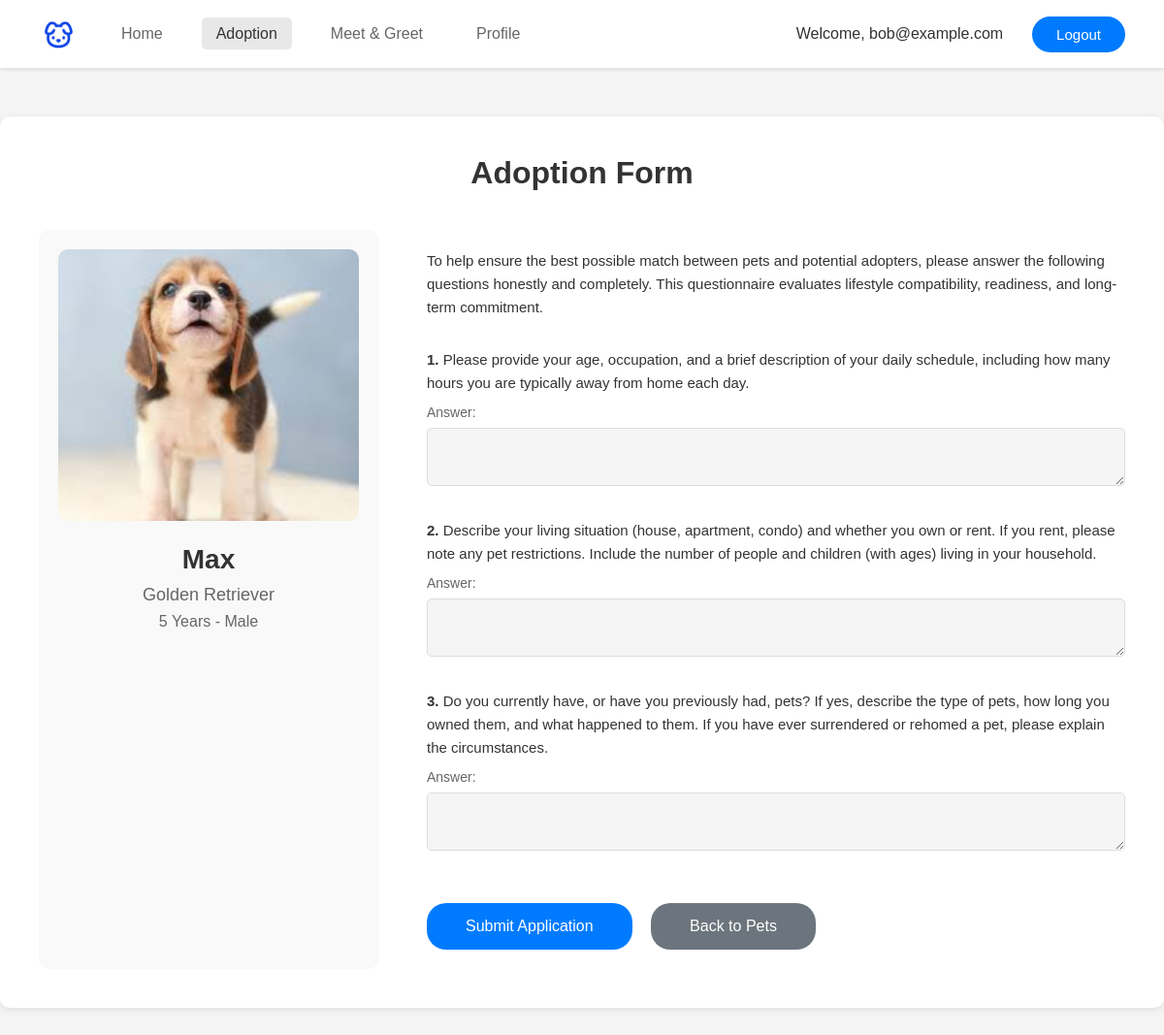
The page /PetAdoption/user/adoptPet.php?pet_id=1 (signed in) on the database its author committed.
### tables this page shows
CREATE TABLE Pets (
    Pet_id INT PRIMARY KEY AUTO_INCREMENT,
    Shelter_id INT,
    Species VARCHAR(100),
    Breed VARCHAR(100),
    Gender ENUM('Male', 'Female'),
    Pet_Name VARCHAR(100),
    DateOfBirth DATE,
    Color VARCHAR(50),
    Status ENUM('Available', 'Adopted', 'Pending', 'Medical Care') DEFAULT 'Available',
    Housed_at VARCHAR(255),
    FOREIGN KEY (Shelter_id) REFERENCES Shelter(Shelter_id) ON DELETE SET NULL
);

### PetAdoption/user/adoptPet.php (the view, shortened to what this page needs)
<?php
require_once '../config.php';
$pet_id = isset($_GET['pet_id']) ? intval($_GET['pet_id']) : 0;
$sql = "SELECT * FROM Pets WHERE Pet_id = ?";
$stmt = $conn->prepare($sql);
$stmt->bind_param("i", $pet_id);
$stmt->execute();
$pet = $stmt->get_result()->fetch_assoc();
?>
<!DOCTYPE html>
<html lang="en">
<head>
    <link rel="stylesheet" href="../css/style.css">
    <link rel="stylesheet" href="../css/adoptPet.css">
</head>
<body>
    <nav>
        <div class="nav-left">
            <div class="logo">
                <img src="../Image/PetLogo.png" alt="Pet Adoption Logo">
            </div>
            <ul class="nav-links">
                <li><a href="index.php">Home</a></li>
                <li><a href="pet.php" class="active">Adoption</a></li>
                <li><a href="shelter.php">Meet & Greet</a></li>
                <li><a href="profile.php">Profile</a></li>
            </ul>
        </div>
        <div class="nav-right">
            <span style="color: #333; margin-right: 15px;">Welcome, <?php echo htmlspecialchars($_SESSION['email']); ?></span>
            <a href="logout.php" class="btn btn-login">Logout</a>
        </div>
    </nav>
    <div class="adoption-container">
        <h1 class="adoption-form-title">Adoption Form</h1>
        <div class="adoption-content">
            <div class="pet-info">
                <img src="../Image/<?php echo htmlspecialchars($pet['Species']); ?>s/<?php echo strtolower($pet['Species']); ?>01.jpg" alt="<?php echo htmlspecialchars($pet['Pet_Name']); ?>" onerror="this.src='../Image/pet-placeholder.jpg'">
                <h2><?php echo htmlspecialchars($pet['Pet_Name']); ?></h2>
                <p class="breed"><?php echo htmlspecialchars($pet['Breed']); ?></p>
                <p class="details">
                    <?php
                    if($pet['DateOfBirth']) {
                        $age = date_diff(date_create($pet['DateOfBirth']), date_create('now'))->y;
                        echo $age . ' Year' . ($age != 1 ? 's' : '');
                    }
                    ?> - <?php echo htmlspecialchars($pet['Gender']); ?>
                </p>
            </div>
            <div class="form-section">
                <p class="form-intro">
                    To help ensure the best possible match between pets and potential adopters, please answer the following questions honestly and completely. This questionnaire evaluates lifestyle compatibility, readiness, and long-term commitment.
                </p>
                <form id="adoptionForm" method="POST" action="adoptPet.php?pet_id=<?php echo $pet_id; ?>">
                    <div class="question">
                        <p class="question-text">
                            <strong>1.</strong> Please provide your age, occupation, and a brief description of your daily schedule, including how many hours you are typically away from home each day.
                        </p>
                        <label class="question-label">Answer:</label>
                        <textarea class="answer-input" name="question1" required></textarea>
                    </div>
                    <div class="question">
                        <p class="question-text">
                            <strong>2.</strong> Describe your living situation (house, apartment, condo) and whether you own or rent. If you rent, please note any pet restrictions. Include the number of people and children (with ages) living in your household.
                        </p>
                        <label class="question-label">Answer:</label>
                        <textarea class="answer-input" name="question2" required></textarea>
                    </div>
                    <div class="question">
                        <p class="question-text">
                            <strong>3.</strong> Do you currently have, or have you previously had, pets? If yes, describe the type of pets, how long you owned them, and what happened to them. If you have ever surrendered or rehomed a pet, please explain the circumstances.
                        </p>
                        <label class="question-label">Answer:</label>
                        <textarea class="answer-input" name="question3" required></textarea>
                    </div>
                    <button type="submit" class="submit-btn">Submit Application</button>
                    <button type="button" class="back-btn" onclick="window.location.href='pet.php'">Back to Pets</button>
                </form>
            </div>
        </div>
    </div>
</body>
</html>

### PetAdoption/css/style.css (style rules this page uses)
* { margin: 0; padding: 0; box-sizing: border-box; }
body { font-family: Arial, sans-serif; background-color: #f5f5f5; }
nav { background-color: #ffffff; box-shadow: 0 2px 4px rgba(0, 0, 0, 0.1); padding: 15px 40px; display: flex; justify-content: space-between; align-items: center; }
.nav-left { display: flex; align-items: center; gap: 30px; }
.logo { display: flex; align-items: center; gap: 10px; }
.logo img { height: 40px; width: auto; }
.nav-links { display: flex; list-style: none; gap: 25px; align-items: center; }
.nav-links a { text-decoration: none; color: #666; font-size: 16px; font-weight: 500; padding: 8px 15px; border-radius: 5px; transition: all 0.3s ease; }
.nav-links a.active { color: #333; background-color: #e8e8e8; }
.nav-right { display: flex; gap: 15px; align-items: center; }
.btn { padding: 10px 25px; border-radius: 20px; font-size: 15px; font-weight: 500; cursor: pointer; border: none; transition: all 0.3s ease; text-decoration: none; display: inline-block; }
.btn-login { background-color: #007BFF; color: white; }

### PetAdoption/css/adoptPet.css (style rules this page uses)
.adoption-container { max-width: 1200px; margin: 50px auto; padding: 40px; background-color: white; border-radius: 10px; box-shadow: 0 2px 8px rgba(0, 0, 0, 0.1); }
.adoption-form-title { text-align: center; font-size: 32px; color: #333; margin-bottom: 40px; font-weight: bold; }
.adoption-content { display: grid; grid-template-columns: 350px 1fr; gap: 50px; }
.pet-info { background-color: #f9f9f9; padding: 20px; border-radius: 10px; text-align: center; }
.pet-info img { width: 100%; height: 280px; object-fit: cover; border-radius: 10px; margin-bottom: 20px; }
.pet-info h2 { font-size: 28px; color: #333; margin-bottom: 10px; }
.pet-info .breed { font-size: 18px; color: #666; margin-bottom: 8px; }
.pet-info .details { font-size: 16px; color: #666; }
.form-section { padding: 20px 0; }
.form-intro { font-size: 15px; color: #333; line-height: 1.6; margin-bottom: 30px; }
.question { margin-bottom: 30px; }
.question-text { font-size: 15px; color: #333; margin-bottom: 10px; line-height: 1.6; }
.question-label { display: block; font-size: 14px; color: #666; margin-bottom: 8px; font-weight: 500; }
.answer-input { width: 100%; padding: 12px 15px; border: 1px solid #ddd; border-radius: 5px; font-size: 14px; background-color: #f5f5f5; resize: vertical; min-height: 60px; font-family: Arial, sans-serif; }
.submit-btn { background-color: #007BFF; color: white; padding: 15px 40px; border: none; border-radius: 20px; font-size: 16px; font-weight: 500; cursor: pointer; margin-top: 20px; transition: all 0.3s ease; }
.back-btn { background-color: #6c757d; color: white; padding: 15px 40px; border: none; border-radius: 20px; font-size: 16px; font-weight: 500; cursor: pointer; margin-top: 20px; margin-left: 15px; transition: all 0.3s ease; }

### rows shown on the page
pets: Pet_Name "Max", Breed "Golden Retriever", DateOfBirth "5", Gender "Male"

### other values the page prints
$_SESSION['email'] "bob@example.com"
